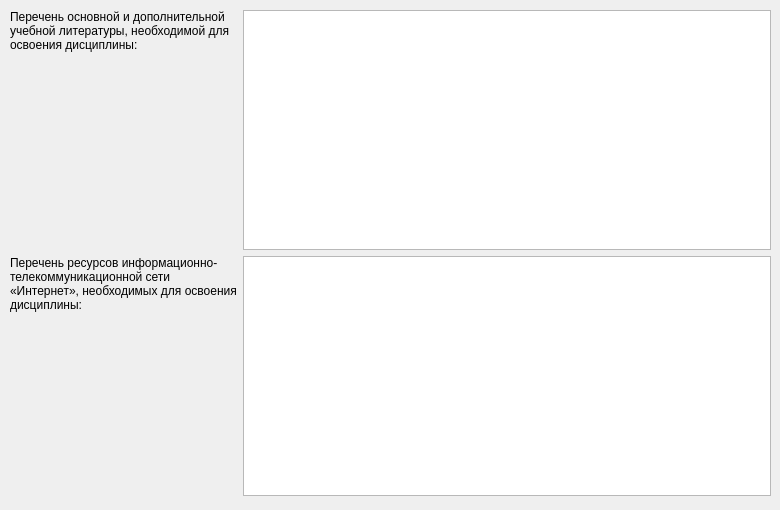
      <widget class="QWidget" name="tab_44">
       <attribute name="title">
        <string>Литература</string>
       </attribute>
       <widget class="QWidget" name="formLayoutWidget_9">
        <property name="geometry">
         <rect>
          <x>10</x>
          <y>10</y>
          <width>761</width>
          <height>491</height>
         </rect>
        </property>
        <layout class="QFormLayout" name="formLayout42">
         <item row="0" column="0">
          <widget class="QLabel" name="labelLiterature">
           <property name="sizePolicy">
            <sizepolicy hsizetype="Preferred" vsizetype="Fixed">
             <horstretch>0</horstretch>
             <verstretch>0</verstretch>
            </sizepolicy>
           </property>
           <property name="text">
            <string>Перечень основной и дополнительной учебной литературы, необходимой для освоения дисциплины:</string>
           </property>
           <property name="wordWrap">
            <bool>true</bool>
           </property>
          </widget>
         </item>
         <item row="0" column="1">
          <widget class="QTextEdit" name="textEditLiterature">
           <property name="sizePolicy">
            <sizepolicy hsizetype="Fixed" vsizetype="Fixed">
             <horstretch>0</horstretch>
             <verstretch>0</verstretch>
            </sizepolicy>
           </property>
           <property name="minimumSize">
            <size>
             <width>500</width>
             <height>240</height>
            </size>
           </property>
           <property name="maximumSize">
            <size>
             <width>600</width>
             <height>16777215</height>
            </size>
           </property>
          </widget>
         </item>
         <item row="1" column="0">
          <widget class="QLabel" name="labelResources">
           <property name="sizePolicy">
            <sizepolicy hsizetype="Preferred" vsizetype="Fixed">
             <horstretch>0</horstretch>
             <verstretch>0</verstretch>
            </sizepolicy>
           </property>
           <property name="text">
            <string>Перечень ресурсов информационно-телекоммуникационной сети
«Интернет», необходимых для освоения дисциплины:</string>
           </property>
           <property name="wordWrap">
            <bool>true</bool>
           </property>
          </widget>
         </item>
         <item row="1" column="1">
          <widget class="QTextEdit" name="textEditResources">
           <property name="sizePolicy">
            <sizepolicy hsizetype="Fixed" vsizetype="Fixed">
             <horstretch>0</horstretch>
             <verstretch>0</verstretch>
            </sizepolicy>
           </property>
           <property name="minimumSize">
            <size>
             <width>500</width>
             <height>240</height>
            </size>
           </property>
           <property name="maximumSize">
            <size>
             <width>600</width>
             <height>16777215</height>
            </size>
           </property>
          </widget>
         </item>
        </layout>
       </widget>
      </widget>
